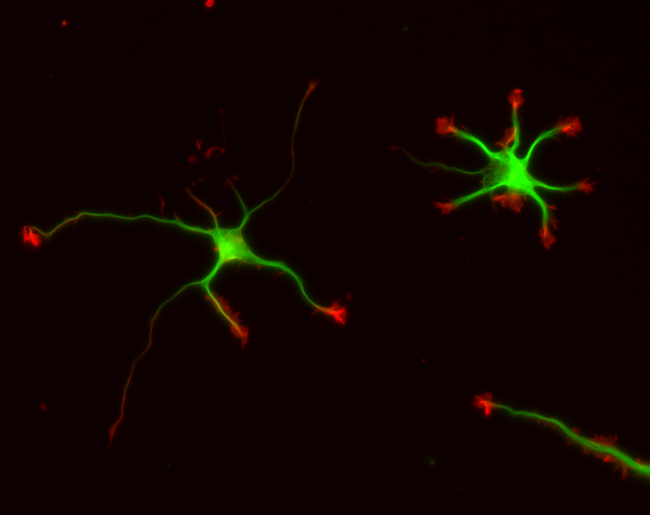
%> input picture 2D_Neuron_Test/backup_other/NeuronGrowth_multiresPFM-master-revised-CIL3/CIL_data/8787_orig.tif, 1300 x 1030 px (shown at 1/2 size)
$ octave clip_img.m   (GNU Octave 9; MATLAB toolbox functions it lacks are replaced by stand-ins)
%> lines starting %> are read from the running program, lines starting %| are printed output that depends on the picture
%% Clip image data
close all
clear all
clc

img = imread('8787_orig.tif');
%> img is the input picture: size 1030x1300x3 uint8; mean R, G, B 14.6, 3.9, 0
img1 = zeros(1120,1120,3);
img2 = img(1:1030,81:1200,:);
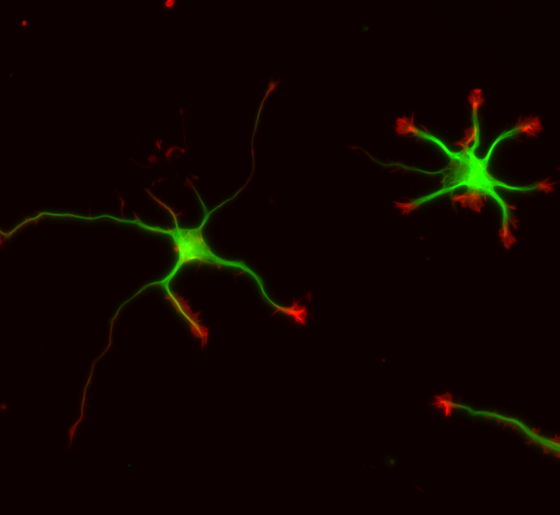
%> img2: size 1030x1120x3 uint8 (shown at 1/2 size); mean R, G, B 14.7, 4.2, 0
img1(26:1055,:,:) = img2;
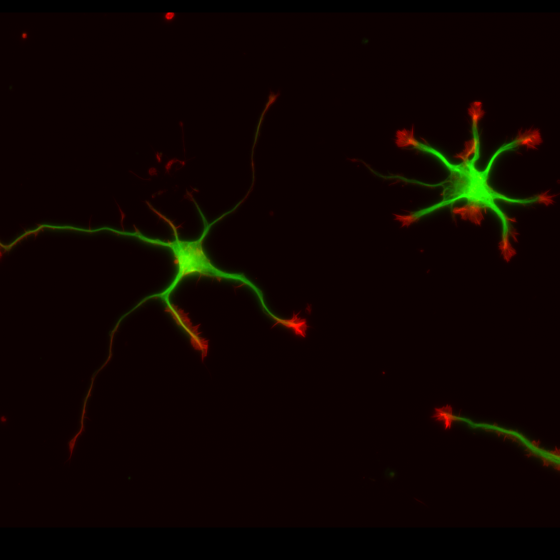
%> img1: size 1120x1120x3 double (shown at 1/2 size); mean R, G, B 13.5, 3.9, 0
figure
imagesc(img2)
set(gca,'position',[0 0 1 1],'units','normalized')

$ run again, with 2D_Neuron_Test/backup_other/NeuronGrowth_multiresPFM-master-revised-CIL3/CIL_data/8773_orig.tif copied over 2D_Neuron_Test/backup_other/NeuronGrowth_multiresPFM-master-revised-CIL3/CIL_data/8787_orig.tif
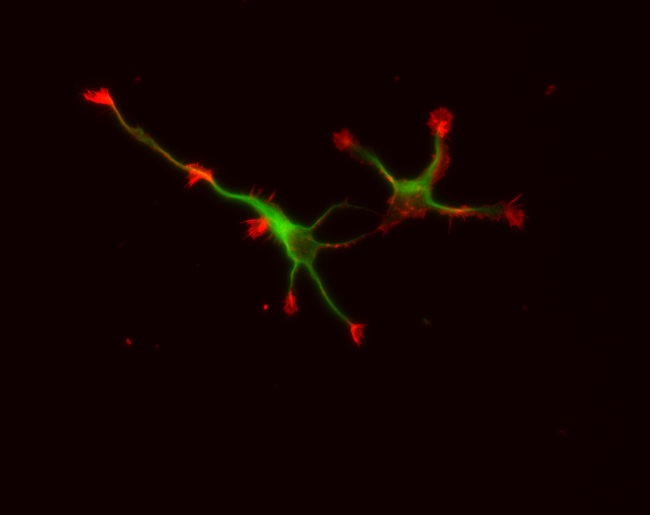
%> input picture 2D_Neuron_Test/backup_other/NeuronGrowth_multiresPFM-master-revised-CIL3/CIL_data/8773_orig.tif, 1300 x 1030 px (shown at 1/2 size)
%> img is the input picture: size 1030x1300x3 uint8; mean R, G, B 16.4, 1.9, 0
%> `img2 = img(1:1030,81:1200,:);`:
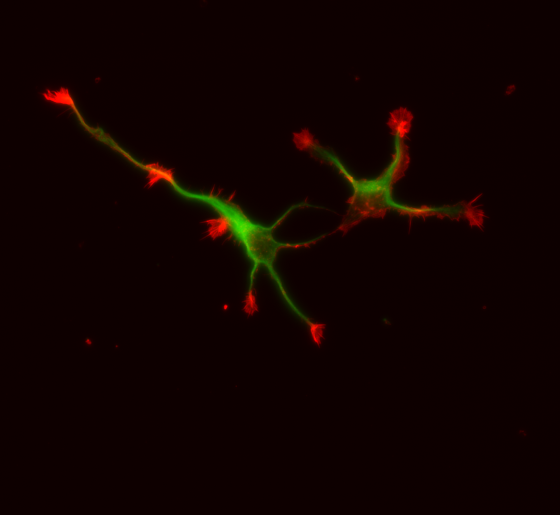
%> img2: size 1030x1120x3 uint8 (shown at 1/2 size); mean R, G, B 16.9, 2.2, 0
%> `img1(26:1055,:,:) = img2;`:
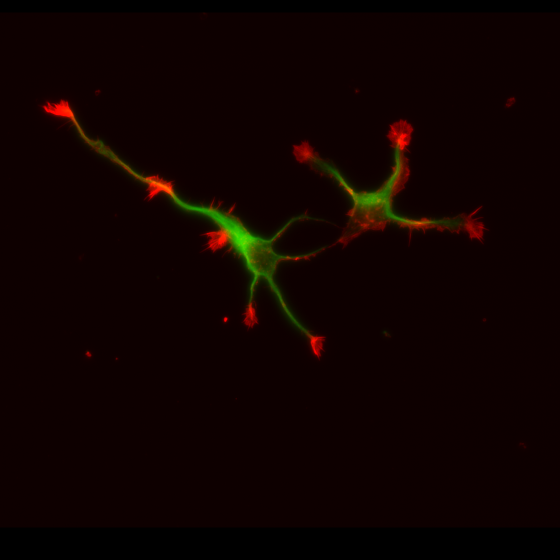
%> img1: size 1120x1120x3 double (shown at 1/2 size); mean R, G, B 15.5, 2.1, 0

$ run again, with 2D_Neuron_Test/backup_other/NeuronGrowth_multiresPFM-master-revised-CIL3/CIL_data/8783_orig.tif copied over 2D_Neuron_Test/backup_other/NeuronGrowth_multiresPFM-master-revised-CIL3/CIL_data/8787_orig.tif
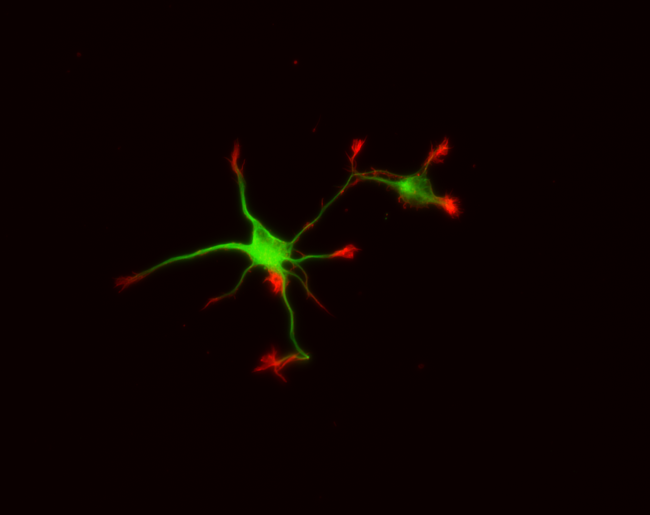
%> input picture 2D_Neuron_Test/backup_other/NeuronGrowth_multiresPFM-master-revised-CIL3/CIL_data/8783_orig.tif, 1300 x 1030 px (shown at 1/2 size)
%> img is the input picture: size 1030x1300x3 uint8; mean R, G, B 12.1, 2.1, 0
%> `img2 = img(1:1030,81:1200,:);`:
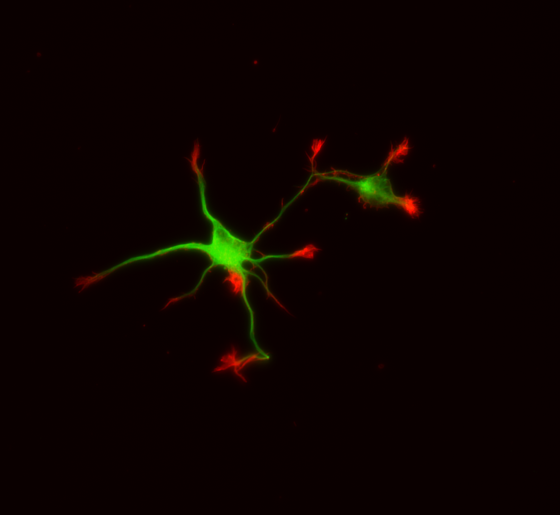
%> img2: size 1030x1120x3 uint8 (shown at 1/2 size); mean R, G, B 12.5, 2.4, 0
%> `img1(26:1055,:,:) = img2;`:
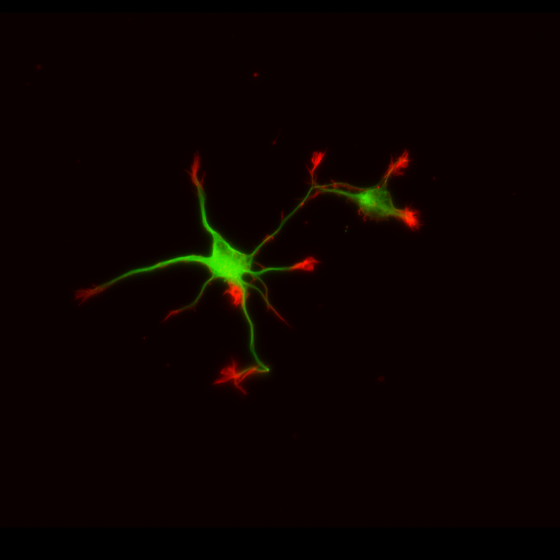
%> img1: size 1120x1120x3 double (shown at 1/2 size); mean R, G, B 11.5, 2.3, 0

$ run again, with 2D_Neuron_Test/backup_other/NeuronGrowth_multiresPFM-master-revised-CIL3/CIL_data/8786_orig.tif copied over 2D_Neuron_Test/backup_other/NeuronGrowth_multiresPFM-master-revised-CIL3/CIL_data/8787_orig.tif
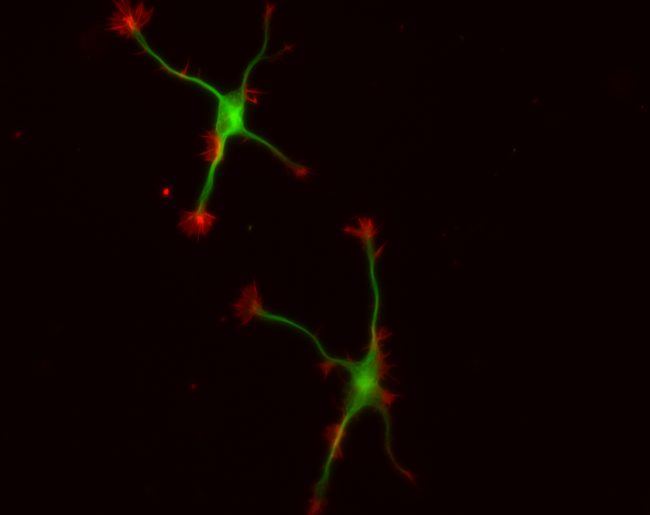
%> input picture 2D_Neuron_Test/backup_other/NeuronGrowth_multiresPFM-master-revised-CIL3/CIL_data/8786_orig.tif, 1300 x 1030 px (shown at 1/2 size)
%> img is the input picture: size 1030x1300x3 uint8; mean R, G, B 13.4, 2.2, 0
%> `img2 = img(1:1030,81:1200,:);`:
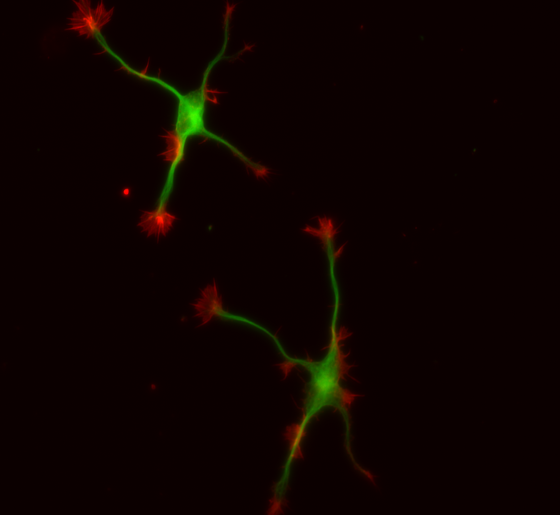
%> img2: size 1030x1120x3 uint8 (shown at 1/2 size); mean R, G, B 13.8, 2.5, 0
%> `img1(26:1055,:,:) = img2;`:
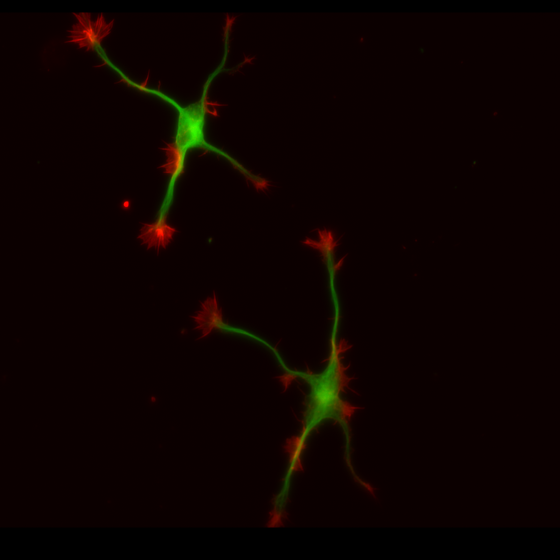
%> img1: size 1120x1120x3 double (shown at 1/2 size); mean R, G, B 12.7, 2.3, 0
